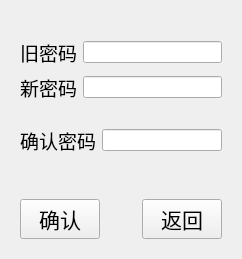
<?xml version="1.0" encoding="UTF-8"?>
<ui version="4.0">
 <class>changepassword</class>
 <widget class="QWidget" name="changepassword">
  <property name="geometry">
   <rect>
    <x>0</x>
    <y>0</y>
    <width>242</width>
    <height>259</height>
   </rect>
  </property>
  <property name="windowTitle">
   <string>Form</string>
  </property>
  <layout class="QVBoxLayout" name="verticalLayout_2">
   <item>
    <widget class="QWidget" name="widget" native="true">
     <layout class="QVBoxLayout" name="verticalLayout">
      <item>
       <spacer name="verticalSpacer_2">
        <property name="orientation">
         <enum>Qt::Vertical</enum>
        </property>
        <property name="sizeHint" stdset="0">
         <size>
          <width>20</width>
          <height>40</height>
         </size>
        </property>
       </spacer>
      </item>
      <item>
       <layout class="QHBoxLayout" name="horizontalLayout">
        <item>
         <widget class="QLabel" name="login_passwdLabel_old">
          <property name="font">
           <font>
            <pointsize>14</pointsize>
           </font>
          </property>
          <property name="text">
           <string>旧密码</string>
          </property>
         </widget>
        </item>
        <item>
         <widget class="QLineEdit" name="login_passwdInput_old">
          <property name="focusPolicy">
           <enum>Qt::StrongFocus</enum>
          </property>
          <property name="echoMode">
           <enum>QLineEdit::Password</enum>
          </property>
         </widget>
        </item>
       </layout>
      </item>
      <item>
       <layout class="QHBoxLayout" name="horizontalLayout_2">
        <item>
         <widget class="QLabel" name="login_passwdLabel">
          <property name="font">
           <font>
            <pointsize>14</pointsize>
           </font>
          </property>
          <property name="text">
           <string>新密码</string>
          </property>
         </widget>
        </item>
        <item>
         <widget class="QLineEdit" name="login_passwdInput">
          <property name="focusPolicy">
           <enum>Qt::StrongFocus</enum>
          </property>
          <property name="echoMode">
           <enum>QLineEdit::Password</enum>
          </property>
         </widget>
        </item>
       </layout>
      </item>
      <item>
       <spacer name="verticalSpacer_3">
        <property name="orientation">
         <enum>Qt::Vertical</enum>
        </property>
        <property name="sizeHint" stdset="0">
         <size>
          <width>20</width>
          <height>40</height>
         </size>
        </property>
       </spacer>
      </item>
      <item>
       <layout class="QHBoxLayout" name="horizontalLayout_3">
        <item>
         <widget class="QLabel" name="login_confirmPasswdLabel">
          <property name="font">
           <font>
            <pointsize>14</pointsize>
           </font>
          </property>
          <property name="text">
           <string>确认密码</string>
          </property>
         </widget>
        </item>
        <item>
         <widget class="QLineEdit" name="login_confirmPasswdInput">
          <property name="echoMode">
           <enum>QLineEdit::Password</enum>
          </property>
          <property name="clearButtonEnabled">
           <bool>false</bool>
          </property>
         </widget>
        </item>
       </layout>
      </item>
      <item>
       <widget class="QLabel" name="login_repeatPasswdState">
        <property name="font">
         <font>
          <family>Microsoft YaHei UI</family>
          <weight>75</weight>
          <bold>true</bold>
         </font>
        </property>
        <property name="text">
         <string/>
        </property>
       </widget>
      </item>
      <item>
       <spacer name="verticalSpacer">
        <property name="orientation">
         <enum>Qt::Vertical</enum>
        </property>
        <property name="sizeHint" stdset="0">
         <size>
          <width>20</width>
          <height>40</height>
         </size>
        </property>
       </spacer>
      </item>
      <item>
       <layout class="QHBoxLayout" name="horizontalLayout_4">
        <item>
         <widget class="QPushButton" name="login_okButton">
          <property name="font">
           <font>
            <pointsize>16</pointsize>
           </font>
          </property>
          <property name="text">
           <string>确认</string>
          </property>
         </widget>
        </item>
        <item>
         <spacer name="horizontalSpacer">
          <property name="orientation">
           <enum>Qt::Horizontal</enum>
          </property>
          <property name="sizeHint" stdset="0">
           <size>
            <width>40</width>
            <height>20</height>
           </size>
          </property>
         </spacer>
        </item>
        <item>
         <widget class="QPushButton" name="login_backButton">
          <property name="font">
           <font>
            <pointsize>16</pointsize>
           </font>
          </property>
          <property name="text">
           <string>返回</string>
          </property>
         </widget>
        </item>
       </layout>
      </item>
     </layout>
    </widget>
   </item>
  </layout>
 </widget>
 <resources/>
 <connections/>
</ui>
